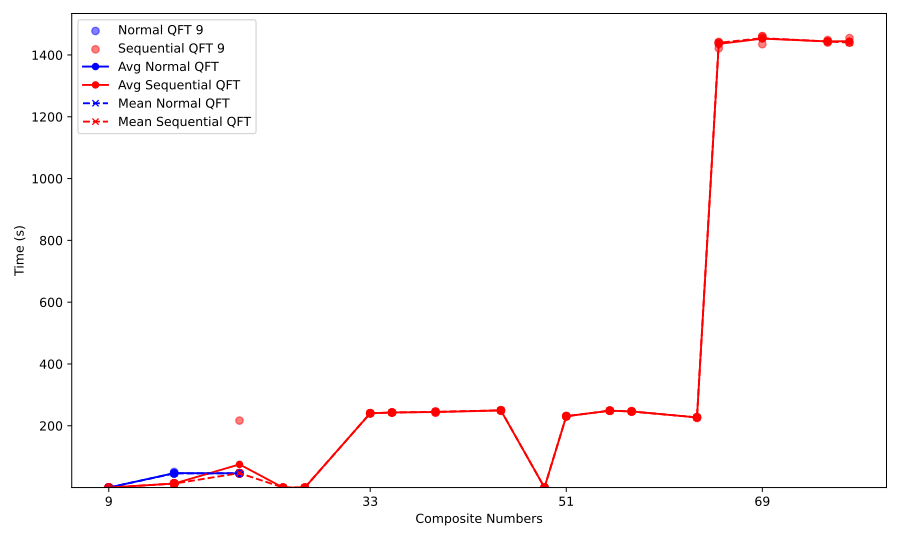

Write Python code to recreate this figure.
import json
import matplotlib.pyplot as plt
import numpy as np
from numpy import nan
import os

# Load JSON data
def load_json(file_path):
    with open(file_path, 'r') as file:
        return json.load(file)

# Load all data files
avg_mean_normal = load_json('../average_mean_normal.json')
avg_mean_sequential = load_json('../average_mean_sequential.json')
times_normal = load_json('../times_normal.json')
times_sequential = load_json('../times_sequential.json')

# Extract the composite numbers from all files
odd_composite_numbers_normal = set(map(int, avg_mean_normal['odd_composite_numbers'].keys()))
odd_composite_numbers_sequential = set(map(int, avg_mean_sequential['odd_composite_numbers'].keys()))
odd_composite_numbers_times_normal = set(map(int, times_normal['odd_composite_numbers'].keys()))
odd_composite_numbers_times_sequential = set(map(int, times_sequential['odd_composite_numbers'].keys()))

# Find the union of all composite numbers across all files
all_odd_composite_numbers = sorted(odd_composite_numbers_normal | odd_composite_numbers_sequential | odd_composite_numbers_times_normal | odd_composite_numbers_times_sequential)

# Prepare data for plotting (handle missing values as NaN)
avg_normal = [avg_mean_normal['odd_composite_numbers'].get(str(num), [nan, nan])[0] for num in all_odd_composite_numbers]
mean_normal = [avg_mean_normal['odd_composite_numbers'].get(str(num), [nan, nan])[1] for num in all_odd_composite_numbers]
avg_sequential = [avg_mean_sequential['odd_composite_numbers'].get(str(num), [nan, nan])[0] for num in all_odd_composite_numbers]
mean_sequential = [avg_mean_sequential['odd_composite_numbers'].get(str(num), [nan, nan])[1] for num in all_odd_composite_numbers]

# Prepare runtime data for the composite numbers (handle missing values as NaN)
times_normal_values = [times_normal['odd_composite_numbers'].get(str(num), []) for num in all_odd_composite_numbers]
times_sequential_values = [times_sequential['odd_composite_numbers'].get(str(num), []) for num in all_odd_composite_numbers]

# Create the plot
plt.figure(figsize=(10, 6))

# Plot individual runtimes as scatter points
for i, num in enumerate(all_odd_composite_numbers):
    # Scatter for normal mode
    if times_normal_values[i]:
        plt.scatter([num] * len(times_normal_values[i]), times_normal_values[i], color='blue', alpha=0.5, label=f'Normal QFT {num}' if i == 0 else "")
    # Scatter for sequential mode
    if times_sequential_values[i]:
        plt.scatter([num] * len(times_sequential_values[i]), times_sequential_values[i], color='red', alpha=0.5, label=f'Sequential QFT {num}' if i == 0 else "")

# Plot average and mean trend lines with interpolation (skip missing values)
plt.plot(all_odd_composite_numbers, avg_normal, color='blue', label='Avg Normal QFT', linestyle='-', marker='o', markersize=5)
plt.plot(all_odd_composite_numbers, avg_sequential, color='red', label='Avg Sequential QFT', linestyle='-', marker='o', markersize=5)
plt.plot(all_odd_composite_numbers, mean_normal, color='blue', linestyle='--', label='Mean Normal QFT', marker='x', markersize=5)
plt.plot(all_odd_composite_numbers, mean_sequential, color='red', linestyle='--', label='Mean Sequential QFT', marker='x', markersize=5)

# Set dynamic y-axis limits
all_times = [time for sublist in times_normal_values + times_sequential_values for time in sublist if time is not None]
y_min = min(all_times) * 0.95 if all_times else 0  # Add 5% padding for y-axis lower limit
y_max = max(all_times) * 1.05 if all_times else 1  # Add 5% padding for y-axis upper limit

# Set the limits for the plot
plt.ylim(y_min, y_max)

# Labels and title
plt.xlabel('Composite Numbers')
plt.ylabel('Time (s)')

# Add legend and display
plt.legend()

# Set the x-ticks to display every 5th number
tick_step = 5
x_ticks = all_odd_composite_numbers[::tick_step]  # Get every 5th number
plt.xticks(x_ticks)

plt.tight_layout()

# Get the script name
script_name = os.path.splitext(os.path.basename(__file__))[0]
output_file = f"{script_name}.svg"

# Save the plot
plt.savefig(output_file, format='svg')
